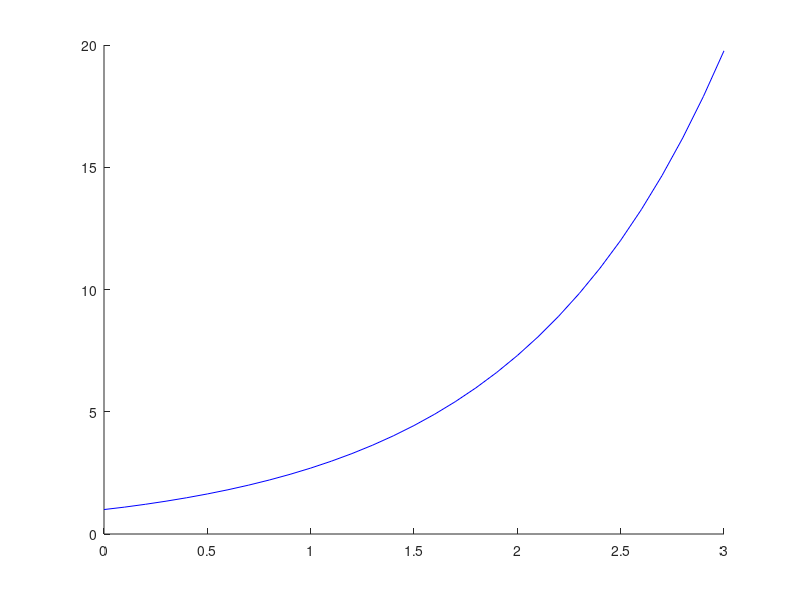

Reproduce this figure in MATLAB.
%% Método AB-2 unidimensional 

f = @(t,y) y;
y0 = 1;

%sol_anal = @(t) exp(t);

t0 = 0;
tf = 3;

dt = 0.1;
n = round((tf-t0)/dt);  %asegurar que sea entero
dt = (tf-t0)/n; %recalcula dt 

tn = t0:dt:tf;
yn = 0*tn;
yn(1) = y0;

%primera iteracion con euler explícito
yn(2)=yn(1)+dt*f(tn(1),yn(1));

for i=2:n

    yn(i+1)=yn(i)+dt*(1.5*f(tn(i),yn(i))-0.5*f(tn(i-1),yn(i-1)));

end    

hold on
%plot(tn,sol_anal(tn),'g')
plot(tn, yn, 'b')
hold off
